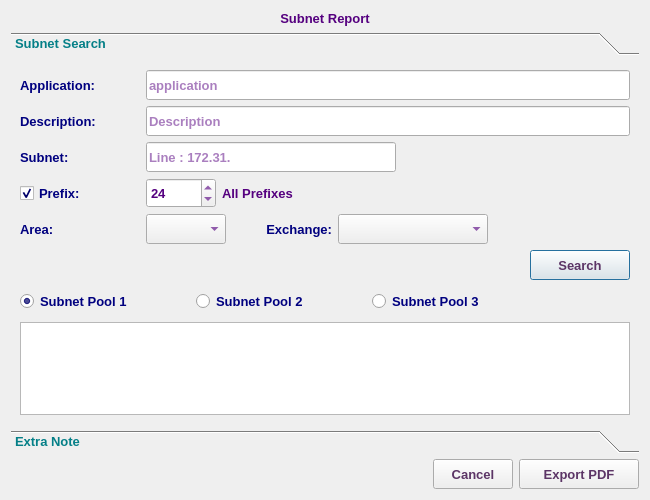
<?xml version="1.0" encoding="UTF-8"?>
<ui version="4.0">
 <class>ReportSubnetV4Dialog</class>
 <widget class="QDialog" name="ReportSubnetV4Dialog">
  <property name="geometry">
   <rect>
    <x>0</x>
    <y>0</y>
    <width>650</width>
    <height>500</height>
   </rect>
  </property>
  <property name="minimumSize">
   <size>
    <width>650</width>
    <height>500</height>
   </size>
  </property>
  <property name="maximumSize">
   <size>
    <width>16777215</width>
    <height>16777215</height>
   </size>
  </property>
  <property name="font">
   <font>
    <family>Tahoma</family>
    <pointsize>10</pointsize>
   </font>
  </property>
  <property name="windowTitle">
   <string>Report Networks Plan</string>
  </property>
  <property name="windowIcon">
   <iconset resource="../../../../../image.qrc">
    <normaloff>:/Image/report.png</normaloff>:/Image/report.png</iconset>
  </property>
  <layout class="QVBoxLayout" name="verticalLayout_2">
   <item>
    <widget class="QLabel" name="label_5">
     <property name="font">
      <font>
       <family>Tahoma</family>
       <pointsize>10</pointsize>
       <weight>75</weight>
       <bold>true</bold>
      </font>
     </property>
     <property name="styleSheet">
      <string notr="true">color: rgb(85, 0, 127);</string>
     </property>
     <property name="text">
      <string>Subnet Report</string>
     </property>
     <property name="alignment">
      <set>Qt::AlignCenter</set>
     </property>
    </widget>
   </item>
   <item>
    <widget class="QToolBox" name="toolBox">
     <property name="font">
      <font>
       <weight>75</weight>
       <bold>true</bold>
      </font>
     </property>
     <property name="styleSheet">
      <string notr="true">color: rgb(4, 127, 135);</string>
     </property>
     <property name="currentIndex">
      <number>0</number>
     </property>
     <widget class="QWidget" name="page">
      <property name="geometry">
       <rect>
        <x>0</x>
        <y>0</y>
        <width>632</width>
        <height>362</height>
       </rect>
      </property>
      <attribute name="label">
       <string>Subnet Search</string>
      </attribute>
      <layout class="QVBoxLayout" name="verticalLayout_3">
       <item>
        <layout class="QHBoxLayout" name="horizontalLayout_8">
         <item>
          <widget class="QLabel" name="label_7">
           <property name="minimumSize">
            <size>
             <width>120</width>
             <height>30</height>
            </size>
           </property>
           <property name="maximumSize">
            <size>
             <width>120</width>
             <height>16777215</height>
            </size>
           </property>
           <property name="font">
            <font>
             <family>Tahoma</family>
             <pointsize>10</pointsize>
             <weight>75</weight>
             <bold>true</bold>
            </font>
           </property>
           <property name="styleSheet">
            <string notr="true">color: rgb(0, 0, 127);</string>
           </property>
           <property name="text">
            <string>Application:</string>
           </property>
          </widget>
         </item>
         <item>
          <widget class="QLineEdit" name="appLE">
           <property name="sizePolicy">
            <sizepolicy hsizetype="Expanding" vsizetype="Preferred">
             <horstretch>0</horstretch>
             <verstretch>0</verstretch>
            </sizepolicy>
           </property>
           <property name="minimumSize">
            <size>
             <width>400</width>
             <height>30</height>
            </size>
           </property>
           <property name="maximumSize">
            <size>
             <width>5000</width>
             <height>30</height>
            </size>
           </property>
           <property name="font">
            <font>
             <family>Tahoma</family>
             <pointsize>10</pointsize>
             <weight>75</weight>
             <bold>true</bold>
            </font>
           </property>
           <property name="styleSheet">
            <string notr="true">color: rgb(85, 0, 127);</string>
           </property>
           <property name="placeholderText">
            <string>application</string>
           </property>
          </widget>
         </item>
        </layout>
       </item>
       <item>
        <layout class="QHBoxLayout" name="horizontalLayout_4">
         <item>
          <widget class="QLabel" name="label_4">
           <property name="minimumSize">
            <size>
             <width>120</width>
             <height>30</height>
            </size>
           </property>
           <property name="maximumSize">
            <size>
             <width>120</width>
             <height>16777215</height>
            </size>
           </property>
           <property name="font">
            <font>
             <family>Tahoma</family>
             <pointsize>10</pointsize>
             <weight>75</weight>
             <bold>true</bold>
            </font>
           </property>
           <property name="styleSheet">
            <string notr="true">color: rgb(0, 0, 127);</string>
           </property>
           <property name="text">
            <string>Description:</string>
           </property>
          </widget>
         </item>
         <item>
          <widget class="QLineEdit" name="descLE">
           <property name="sizePolicy">
            <sizepolicy hsizetype="Expanding" vsizetype="Preferred">
             <horstretch>0</horstretch>
             <verstretch>0</verstretch>
            </sizepolicy>
           </property>
           <property name="minimumSize">
            <size>
             <width>400</width>
             <height>30</height>
            </size>
           </property>
           <property name="maximumSize">
            <size>
             <width>5000</width>
             <height>30</height>
            </size>
           </property>
           <property name="font">
            <font>
             <family>Tahoma</family>
             <pointsize>10</pointsize>
             <weight>75</weight>
             <bold>true</bold>
            </font>
           </property>
           <property name="styleSheet">
            <string notr="true">color: rgb(85, 0, 127);</string>
           </property>
           <property name="placeholderText">
            <string>Description</string>
           </property>
          </widget>
         </item>
        </layout>
       </item>
       <item>
        <layout class="QHBoxLayout" name="horizontalLayout_6">
         <item>
          <layout class="QVBoxLayout" name="verticalLayout">
           <item>
            <layout class="QHBoxLayout" name="horizontalLayout">
             <item>
              <widget class="QLabel" name="label">
               <property name="minimumSize">
                <size>
                 <width>120</width>
                 <height>30</height>
                </size>
               </property>
               <property name="maximumSize">
                <size>
                 <width>120</width>
                 <height>16777215</height>
                </size>
               </property>
               <property name="font">
                <font>
                 <family>Tahoma</family>
                 <pointsize>10</pointsize>
                 <weight>75</weight>
                 <bold>true</bold>
                </font>
               </property>
               <property name="styleSheet">
                <string notr="true">color: rgb(0, 0, 127);</string>
               </property>
               <property name="text">
                <string>Subnet:</string>
               </property>
              </widget>
             </item>
             <item>
              <widget class="QLineEdit" name="netLE">
               <property name="sizePolicy">
                <sizepolicy hsizetype="Expanding" vsizetype="Preferred">
                 <horstretch>0</horstretch>
                 <verstretch>0</verstretch>
                </sizepolicy>
               </property>
               <property name="minimumSize">
                <size>
                 <width>250</width>
                 <height>30</height>
                </size>
               </property>
               <property name="maximumSize">
                <size>
                 <width>300</width>
                 <height>30</height>
                </size>
               </property>
               <property name="font">
                <font>
                 <family>Tahoma</family>
                 <pointsize>10</pointsize>
                 <weight>75</weight>
                 <bold>true</bold>
                </font>
               </property>
               <property name="styleSheet">
                <string notr="true">color: rgb(85, 0, 127);</string>
               </property>
               <property name="placeholderText">
                <string>Line : 172.31.</string>
               </property>
              </widget>
             </item>
             <item>
              <spacer name="horizontalSpacer">
               <property name="orientation">
                <enum>Qt::Horizontal</enum>
               </property>
               <property name="sizeHint" stdset="0">
                <size>
                 <width>40</width>
                 <height>20</height>
                </size>
               </property>
              </spacer>
             </item>
            </layout>
           </item>
           <item>
            <layout class="QHBoxLayout" name="horizontalLayout_2">
             <item>
              <widget class="QCheckBox" name="prefixChB">
               <property name="minimumSize">
                <size>
                 <width>120</width>
                 <height>30</height>
                </size>
               </property>
               <property name="maximumSize">
                <size>
                 <width>120</width>
                 <height>30</height>
                </size>
               </property>
               <property name="font">
                <font>
                 <family>Tahoma</family>
                 <pointsize>10</pointsize>
                 <weight>75</weight>
                 <bold>true</bold>
                </font>
               </property>
               <property name="styleSheet">
                <string notr="true">color: rgb(0, 0, 127);</string>
               </property>
               <property name="text">
                <string>Prefix:</string>
               </property>
               <property name="checked">
                <bool>true</bool>
               </property>
              </widget>
             </item>
             <item>
              <widget class="QSpinBox" name="prefixSB">
               <property name="minimumSize">
                <size>
                 <width>70</width>
                 <height>30</height>
                </size>
               </property>
               <property name="maximumSize">
                <size>
                 <width>70</width>
                 <height>30</height>
                </size>
               </property>
               <property name="font">
                <font>
                 <family>Tahoma</family>
                 <pointsize>10</pointsize>
                 <weight>75</weight>
                 <bold>true</bold>
                </font>
               </property>
               <property name="styleSheet">
                <string notr="true">color: rgb(85, 0, 127);</string>
               </property>
               <property name="minimum">
                <number>4</number>
               </property>
               <property name="maximum">
                <number>32</number>
               </property>
               <property name="value">
                <number>24</number>
               </property>
              </widget>
             </item>
             <item>
              <widget class="QLabel" name="prefixLbl">
               <property name="minimumSize">
                <size>
                 <width>80</width>
                 <height>30</height>
                </size>
               </property>
               <property name="maximumSize">
                <size>
                 <width>150</width>
                 <height>30</height>
                </size>
               </property>
               <property name="font">
                <font>
                 <family>Tahoma</family>
                 <pointsize>10</pointsize>
                 <weight>75</weight>
                 <bold>true</bold>
                </font>
               </property>
               <property name="styleSheet">
                <string notr="true">color: rgb(85, 0, 127);</string>
               </property>
               <property name="text">
                <string>All Prefixes</string>
               </property>
              </widget>
             </item>
             <item>
              <spacer name="horizontalSpacer_2">
               <property name="font">
                <font>
                 <family>Tahoma</family>
                 <pointsize>10</pointsize>
                </font>
               </property>
               <property name="orientation">
                <enum>Qt::Horizontal</enum>
               </property>
               <property name="sizeHint" stdset="0">
                <size>
                 <width>40</width>
                 <height>20</height>
                </size>
               </property>
              </spacer>
             </item>
            </layout>
           </item>
           <item>
            <layout class="QHBoxLayout" name="horizontalLayout_3">
             <item>
              <widget class="QLabel" name="label_3">
               <property name="minimumSize">
                <size>
                 <width>120</width>
                 <height>30</height>
                </size>
               </property>
               <property name="maximumSize">
                <size>
                 <width>120</width>
                 <height>16777215</height>
                </size>
               </property>
               <property name="font">
                <font>
                 <family>Tahoma</family>
                 <pointsize>10</pointsize>
                 <weight>75</weight>
                 <bold>true</bold>
                </font>
               </property>
               <property name="styleSheet">
                <string notr="true">color: rgb(0, 0, 127);</string>
               </property>
               <property name="text">
                <string>Area:</string>
               </property>
              </widget>
             </item>
             <item>
              <widget class="QComboBox" name="areaCB">
               <property name="sizePolicy">
                <sizepolicy hsizetype="Preferred" vsizetype="Preferred">
                 <horstretch>0</horstretch>
                 <verstretch>0</verstretch>
                </sizepolicy>
               </property>
               <property name="minimumSize">
                <size>
                 <width>80</width>
                 <height>30</height>
                </size>
               </property>
               <property name="maximumSize">
                <size>
                 <width>100</width>
                 <height>30</height>
                </size>
               </property>
               <property name="font">
                <font>
                 <family>Tahoma</family>
                 <pointsize>10</pointsize>
                 <weight>75</weight>
                 <bold>true</bold>
                </font>
               </property>
               <property name="styleSheet">
                <string notr="true">color: rgb(85, 0, 127);</string>
               </property>
              </widget>
             </item>
             <item>
              <widget class="QLabel" name="label_9">
               <property name="minimumSize">
                <size>
                 <width>100</width>
                 <height>30</height>
                </size>
               </property>
               <property name="maximumSize">
                <size>
                 <width>100</width>
                 <height>16777215</height>
                </size>
               </property>
               <property name="font">
                <font>
                 <family>Tahoma</family>
                 <pointsize>10</pointsize>
                 <weight>75</weight>
                 <bold>true</bold>
                </font>
               </property>
               <property name="styleSheet">
                <string notr="true">color: rgb(0, 0, 127);</string>
               </property>
               <property name="text">
                <string>Exchange:</string>
               </property>
               <property name="alignment">
                <set>Qt::AlignRight|Qt::AlignTrailing|Qt::AlignVCenter</set>
               </property>
              </widget>
             </item>
             <item>
              <widget class="QComboBox" name="abbrCB">
               <property name="sizePolicy">
                <sizepolicy hsizetype="Preferred" vsizetype="Preferred">
                 <horstretch>0</horstretch>
                 <verstretch>0</verstretch>
                </sizepolicy>
               </property>
               <property name="minimumSize">
                <size>
                 <width>150</width>
                 <height>30</height>
                </size>
               </property>
               <property name="maximumSize">
                <size>
                 <width>150</width>
                 <height>30</height>
                </size>
               </property>
               <property name="font">
                <font>
                 <family>Tahoma</family>
                 <pointsize>10</pointsize>
                 <weight>75</weight>
                 <bold>true</bold>
                </font>
               </property>
               <property name="styleSheet">
                <string notr="true">color: rgb(85, 0, 127);</string>
               </property>
              </widget>
             </item>
             <item>
              <spacer name="horizontalSpacer_3">
               <property name="font">
                <font>
                 <family>Tahoma</family>
                 <pointsize>10</pointsize>
                </font>
               </property>
               <property name="orientation">
                <enum>Qt::Horizontal</enum>
               </property>
               <property name="sizeHint" stdset="0">
                <size>
                 <width>40</width>
                 <height>20</height>
                </size>
               </property>
              </spacer>
             </item>
            </layout>
           </item>
          </layout>
         </item>
         <item>
          <widget class="QLabel" name="label_6">
           <property name="minimumSize">
            <size>
             <width>64</width>
             <height>64</height>
            </size>
           </property>
           <property name="maximumSize">
            <size>
             <width>64</width>
             <height>64</height>
            </size>
           </property>
           <property name="font">
            <font>
             <family>Tahoma</family>
             <pointsize>10</pointsize>
            </font>
           </property>
           <property name="text">
            <string/>
           </property>
           <property name="pixmap">
            <pixmap resource="../../../../../image.qrc">:/Image/subnet.png</pixmap>
           </property>
           <property name="scaledContents">
            <bool>true</bool>
           </property>
          </widget>
         </item>
        </layout>
       </item>
       <item>
        <layout class="QHBoxLayout" name="horizontalLayout_7">
         <item>
          <spacer name="horizontalSpacer_6">
           <property name="font">
            <font>
             <family>Tahoma</family>
             <pointsize>10</pointsize>
            </font>
           </property>
           <property name="orientation">
            <enum>Qt::Horizontal</enum>
           </property>
           <property name="sizeHint" stdset="0">
            <size>
             <width>40</width>
             <height>20</height>
            </size>
           </property>
          </spacer>
         </item>
         <item>
          <widget class="QPushButton" name="searchBtn">
           <property name="sizePolicy">
            <sizepolicy hsizetype="Preferred" vsizetype="Preferred">
             <horstretch>0</horstretch>
             <verstretch>0</verstretch>
            </sizepolicy>
           </property>
           <property name="minimumSize">
            <size>
             <width>100</width>
             <height>30</height>
            </size>
           </property>
           <property name="maximumSize">
            <size>
             <width>150</width>
             <height>30</height>
            </size>
           </property>
           <property name="font">
            <font>
             <family>Tahoma</family>
             <pointsize>10</pointsize>
             <weight>75</weight>
             <bold>true</bold>
            </font>
           </property>
           <property name="styleSheet">
            <string notr="true">color: rgb(92, 53, 102);</string>
           </property>
           <property name="text">
            <string>Search</string>
           </property>
           <property name="icon">
            <iconset resource="../../../../../image.qrc">
             <normaloff>:/Image/detail.png</normaloff>:/Image/detail.png</iconset>
           </property>
           <property name="iconSize">
            <size>
             <width>20</width>
             <height>20</height>
            </size>
           </property>
          </widget>
         </item>
        </layout>
       </item>
       <item>
        <widget class="QFrame" name="frame">
         <property name="font">
          <font>
           <family>Tahoma</family>
           <pointsize>10</pointsize>
          </font>
         </property>
         <property name="frameShape">
          <enum>QFrame::NoFrame</enum>
         </property>
         <property name="frameShadow">
          <enum>QFrame::Raised</enum>
         </property>
         <layout class="QHBoxLayout" name="horizontalLayout_10">
          <property name="leftMargin">
           <number>0</number>
          </property>
          <property name="topMargin">
           <number>0</number>
          </property>
          <property name="rightMargin">
           <number>0</number>
          </property>
          <property name="bottomMargin">
           <number>0</number>
          </property>
          <item>
           <widget class="QRadioButton" name="subnet1RB">
            <property name="sizePolicy">
             <sizepolicy hsizetype="Preferred" vsizetype="Preferred">
              <horstretch>0</horstretch>
              <verstretch>0</verstretch>
             </sizepolicy>
            </property>
            <property name="minimumSize">
             <size>
              <width>170</width>
              <height>30</height>
             </size>
            </property>
            <property name="maximumSize">
             <size>
              <width>200</width>
              <height>30</height>
             </size>
            </property>
            <property name="font">
             <font>
              <family>Tahoma</family>
              <pointsize>10</pointsize>
              <weight>75</weight>
              <bold>true</bold>
             </font>
            </property>
            <property name="styleSheet">
             <string notr="true">color: rgb(0, 0, 127);</string>
            </property>
            <property name="text">
             <string>Subnet Pool 1</string>
            </property>
            <property name="checked">
             <bool>true</bool>
            </property>
           </widget>
          </item>
          <item>
           <widget class="QRadioButton" name="subnet2RB">
            <property name="sizePolicy">
             <sizepolicy hsizetype="Preferred" vsizetype="Preferred">
              <horstretch>0</horstretch>
              <verstretch>0</verstretch>
             </sizepolicy>
            </property>
            <property name="minimumSize">
             <size>
              <width>170</width>
              <height>30</height>
             </size>
            </property>
            <property name="maximumSize">
             <size>
              <width>200</width>
              <height>30</height>
             </size>
            </property>
            <property name="font">
             <font>
              <family>Tahoma</family>
              <pointsize>10</pointsize>
              <weight>75</weight>
              <bold>true</bold>
             </font>
            </property>
            <property name="styleSheet">
             <string notr="true">color: rgb(0, 0, 127);</string>
            </property>
            <property name="text">
             <string>Subnet Pool 2</string>
            </property>
           </widget>
          </item>
          <item>
           <widget class="QRadioButton" name="subnet3RB">
            <property name="sizePolicy">
             <sizepolicy hsizetype="Preferred" vsizetype="Preferred">
              <horstretch>0</horstretch>
              <verstretch>0</verstretch>
             </sizepolicy>
            </property>
            <property name="minimumSize">
             <size>
              <width>170</width>
              <height>30</height>
             </size>
            </property>
            <property name="maximumSize">
             <size>
              <width>200</width>
              <height>30</height>
             </size>
            </property>
            <property name="font">
             <font>
              <family>Tahoma</family>
              <pointsize>10</pointsize>
              <weight>75</weight>
              <bold>true</bold>
             </font>
            </property>
            <property name="styleSheet">
             <string notr="true">color: rgb(0, 0, 127);</string>
            </property>
            <property name="text">
             <string>Subnet Pool 3</string>
            </property>
           </widget>
          </item>
          <item>
           <spacer name="horizontalSpacer_8">
            <property name="font">
             <font>
              <family>Tahoma</family>
              <pointsize>10</pointsize>
             </font>
            </property>
            <property name="orientation">
             <enum>Qt::Horizontal</enum>
            </property>
            <property name="sizeHint" stdset="0">
             <size>
              <width>40</width>
              <height>20</height>
             </size>
            </property>
           </spacer>
          </item>
         </layout>
        </widget>
       </item>
       <item>
        <widget class="QTableView" name="reportTV">
         <property name="font">
          <font>
           <family>Tahoma</family>
           <pointsize>10</pointsize>
          </font>
         </property>
         <property name="styleSheet">
          <string notr="true">color: rgb(0, 0, 0);</string>
         </property>
         <property name="selectionMode">
          <enum>QAbstractItemView::SingleSelection</enum>
         </property>
         <property name="selectionBehavior">
          <enum>QAbstractItemView::SelectRows</enum>
         </property>
        </widget>
       </item>
      </layout>
     </widget>
     <widget class="QWidget" name="page_2">
      <property name="geometry">
       <rect>
        <x>0</x>
        <y>0</y>
        <width>632</width>
        <height>362</height>
       </rect>
      </property>
      <attribute name="label">
       <string>Extra Note</string>
      </attribute>
      <layout class="QVBoxLayout" name="verticalLayout_4">
       <item>
        <widget class="QLineEdit" name="customInfoLE">
         <property name="minimumSize">
          <size>
           <width>0</width>
           <height>40</height>
          </size>
         </property>
         <property name="maximumSize">
          <size>
           <width>16777215</width>
           <height>40</height>
          </size>
         </property>
         <property name="font">
          <font>
           <weight>75</weight>
           <bold>true</bold>
          </font>
         </property>
         <property name="styleSheet">
          <string notr="true">color: rgb(85, 0, 127);</string>
         </property>
         <property name="placeholderText">
          <string>Custom Information</string>
         </property>
        </widget>
       </item>
       <item>
        <spacer name="verticalSpacer">
         <property name="orientation">
          <enum>Qt::Vertical</enum>
         </property>
         <property name="sizeHint" stdset="0">
          <size>
           <width>20</width>
           <height>295</height>
          </size>
         </property>
        </spacer>
       </item>
      </layout>
     </widget>
    </widget>
   </item>
   <item>
    <layout class="QHBoxLayout" name="horizontalLayout_5">
     <item>
      <spacer name="horizontalSpacer_5">
       <property name="font">
        <font>
         <family>Tahoma</family>
         <pointsize>10</pointsize>
        </font>
       </property>
       <property name="orientation">
        <enum>Qt::Horizontal</enum>
       </property>
       <property name="sizeHint" stdset="0">
        <size>
         <width>40</width>
         <height>20</height>
        </size>
       </property>
      </spacer>
     </item>
     <item>
      <widget class="QPushButton" name="cancelBtn">
       <property name="sizePolicy">
        <sizepolicy hsizetype="Preferred" vsizetype="Preferred">
         <horstretch>0</horstretch>
         <verstretch>0</verstretch>
        </sizepolicy>
       </property>
       <property name="minimumSize">
        <size>
         <width>80</width>
         <height>30</height>
        </size>
       </property>
       <property name="maximumSize">
        <size>
         <width>100</width>
         <height>30</height>
        </size>
       </property>
       <property name="font">
        <font>
         <family>Tahoma</family>
         <pointsize>10</pointsize>
         <weight>75</weight>
         <bold>true</bold>
        </font>
       </property>
       <property name="styleSheet">
        <string notr="true">color: rgb(92, 53, 102);</string>
       </property>
       <property name="text">
        <string>Cancel</string>
       </property>
      </widget>
     </item>
     <item>
      <widget class="QPushButton" name="okBtn">
       <property name="sizePolicy">
        <sizepolicy hsizetype="Preferred" vsizetype="Preferred">
         <horstretch>0</horstretch>
         <verstretch>0</verstretch>
        </sizepolicy>
       </property>
       <property name="minimumSize">
        <size>
         <width>120</width>
         <height>30</height>
        </size>
       </property>
       <property name="maximumSize">
        <size>
         <width>180</width>
         <height>30</height>
        </size>
       </property>
       <property name="font">
        <font>
         <family>Tahoma</family>
         <pointsize>10</pointsize>
         <weight>75</weight>
         <bold>true</bold>
        </font>
       </property>
       <property name="styleSheet">
        <string notr="true">color: rgb(92, 53, 102);</string>
       </property>
       <property name="text">
        <string>Export PDF</string>
       </property>
       <property name="icon">
        <iconset resource="../../../../../image.qrc">
         <normaloff>:/Image/pdf.png</normaloff>:/Image/pdf.png</iconset>
       </property>
       <property name="iconSize">
        <size>
         <width>20</width>
         <height>20</height>
        </size>
       </property>
      </widget>
     </item>
    </layout>
   </item>
  </layout>
 </widget>
 <tabstops>
  <tabstop>okBtn</tabstop>
  <tabstop>cancelBtn</tabstop>
 </tabstops>
 <resources>
  <include location="../../../../../image.qrc"/>
 </resources>
 <connections/>
</ui>
